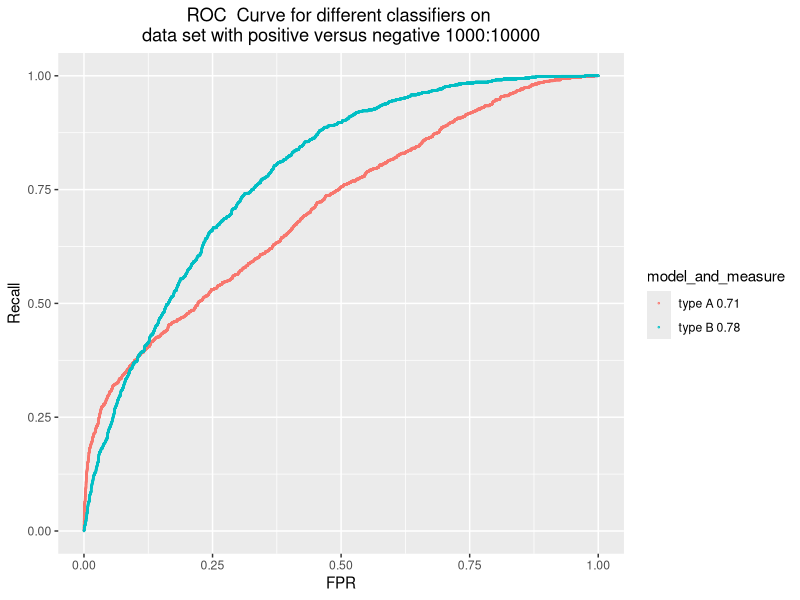
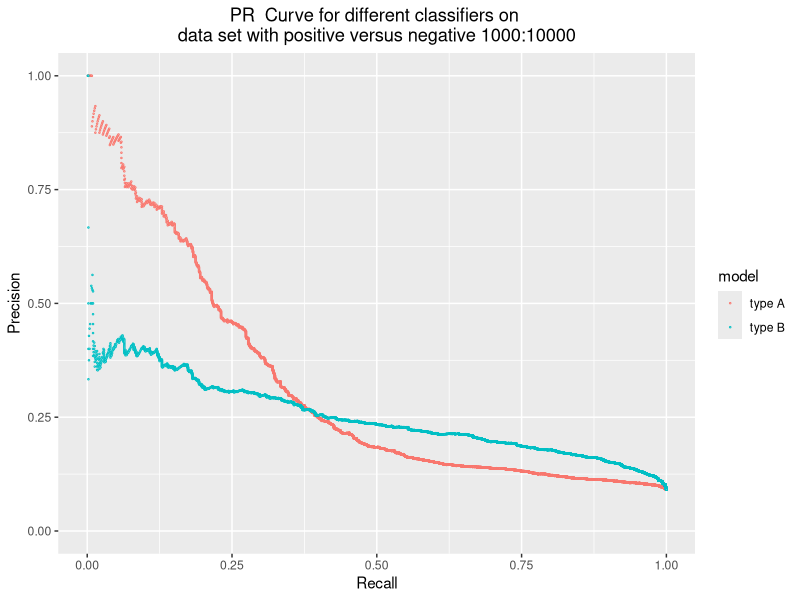
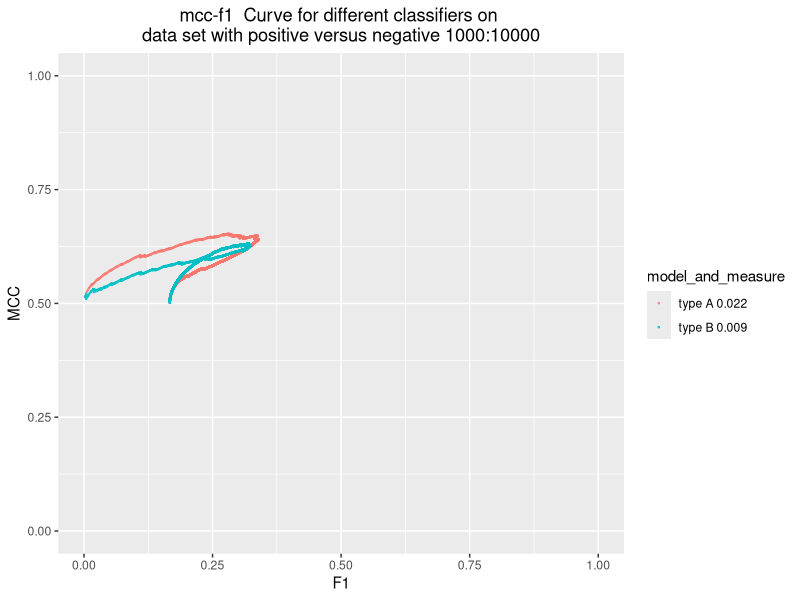
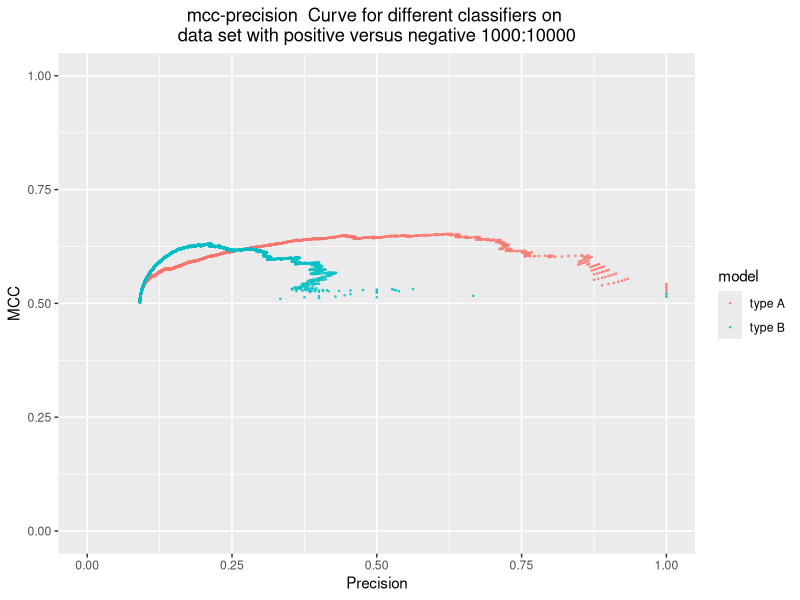
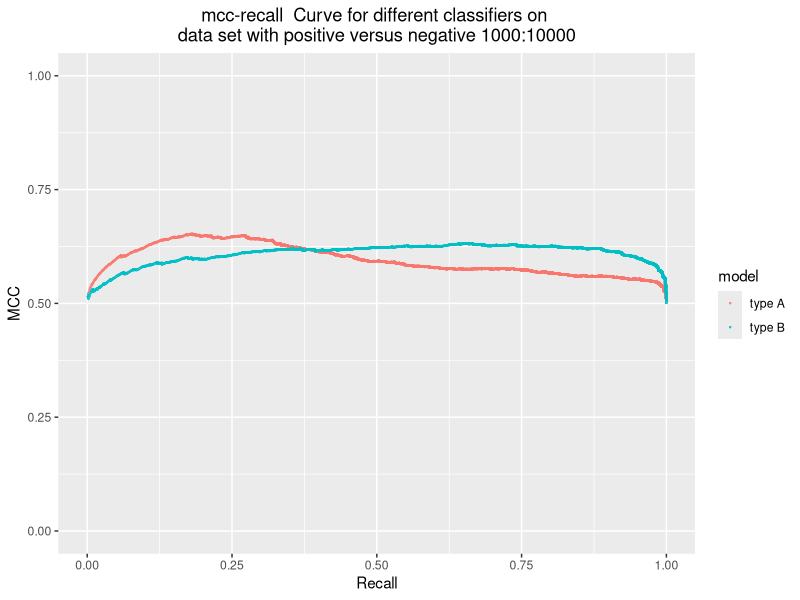
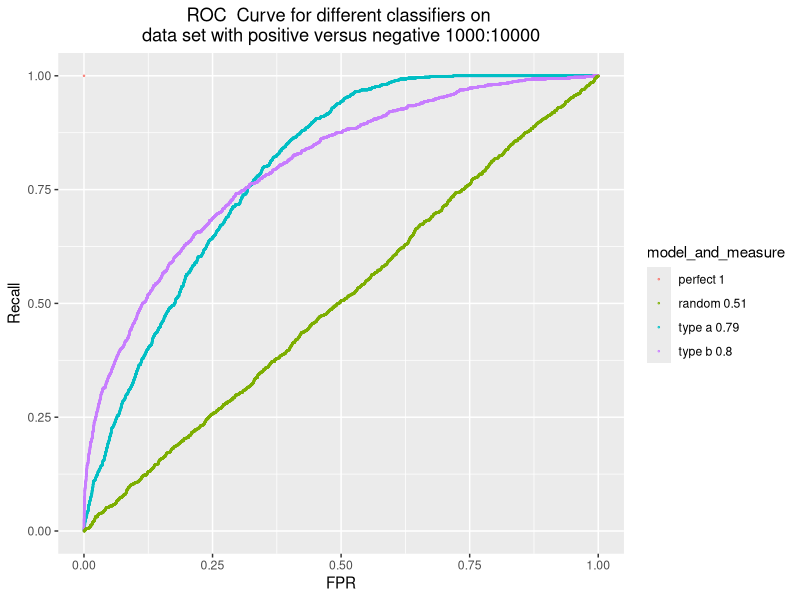
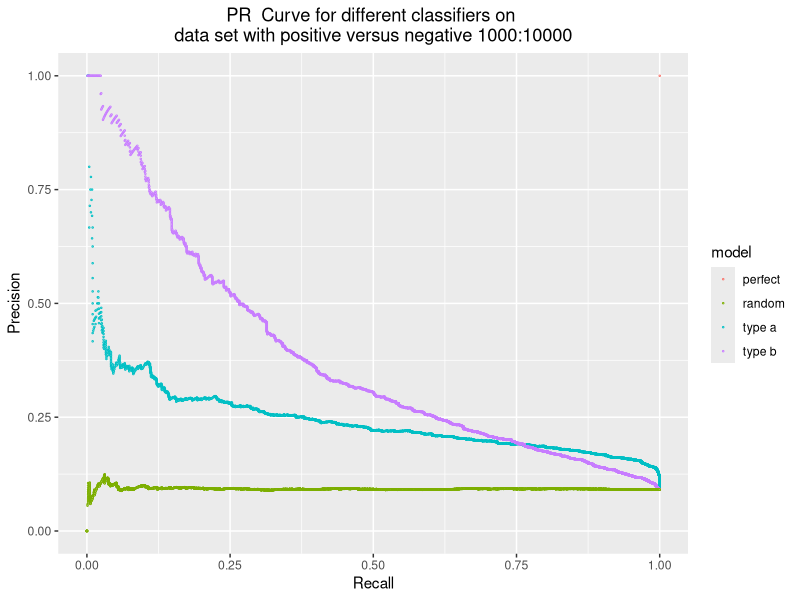
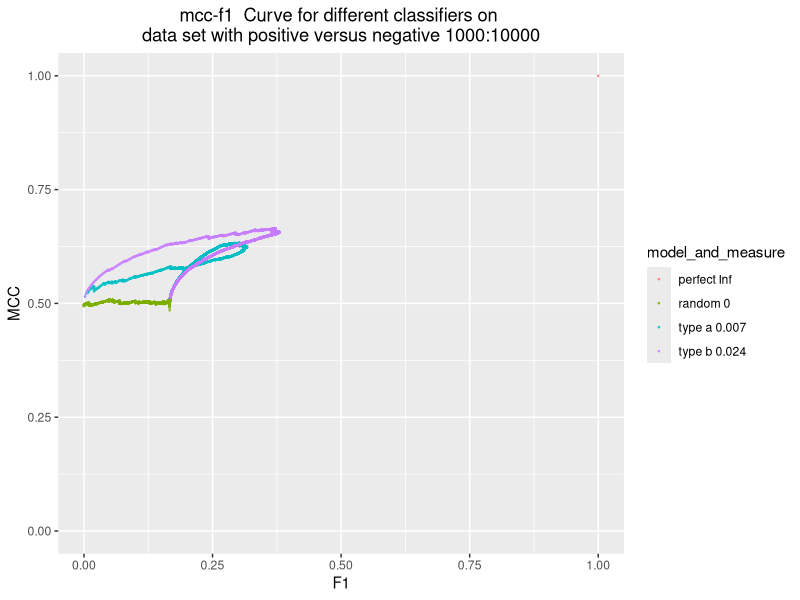

Write R code to recreate these figures, in order.
## ---- chunk 1
# real binary outcomes
real_value = c(rep(1, 1000), rep(0, 10000))
real_value_reversed = c(rep(1, 10000), rep(0, 1000))
# A and B have different distributions for real positives
# classifier A: good early retrieval performance
predicted_value_A = c(rbeta(300, 12, 2), rbeta(700, 3, 3.5),rbeta(10000, 2, 3))
# classifier B:
predicted_value_B = c(rbeta(600, 5, 3), rbeta(400, 4, 3), rbeta(10000, 2, 3))
# classifier comparison:
predicted_value_comparison = c(rbeta(1000, 4, 3), rbeta(10000, 2, 4))
# perfect classifier
predicted_value_perfect = c(rep(1, 1000), rep(0, 10000))
# random classifier
predicted_value_random = c(runif(11000, 0, 1))
# C and D have different distribution for real negative case
predicted_value_a = c(rbeta(1000, 4, 3), rbeta(5000, 1, 7), rbeta(5000, 4, 4))
predicted_value_b = c(rbeta(1000, 4, 3), rbeta(5000, 3, 6), rbeta(5000, 3.5, 5))
predicted_value_C = c(rbeta(3000, 9, 2), rbeta(7000, 2, 4), rbeta(1000, 2, 4))
predicted_value_D = c(rbeta(6000, 4, 3), rbeta(4000, 3, 4), rbeta(1000, 2, 4))

df <- cbind.data.frame(real_value, predicted_value_A, predicted_value_B)
## ---- chunk 2
library(ROCR)
library(ggplot2)
# library(PRROC)

classification_result <- function (real, prediction){
  
pred <- prediction(prediction, real)
perf <- performance(pred, measure = "tpr", x.measure = "fpr")

# FPR
fpr <- attr(perf, "x.values")[[1]]
# threshold
threshold <- attr(perf, "alpha.values")[[1]]
# accumulated auc
# accumulated_auc <- c()
# loop_index = 1
# for (f in fpr){
#   accumulated_auc[loop_index] <- attr(performance(pred, measure = "auc", fpr.stop = f), "y.values")[[1]]
#   loop_index = loop_index + 1
# }

# PR curve
perf <- performance(pred, measure = "prec", x.measure = "rec")
# precision
precision <- attr(perf, "y.values")[[1]]
# recall
recall <- attr(perf, "x.values")[[1]]
# mcc-f1
perf <- performance(pred, measure = "mat", x.measure = "f")
# mcc
mcc <- attr(perf, "y.values")[[1]]
# normalised mcc: [-1, 1] to [0, 1]
mcc.nor <- (mcc + 1)/2
# f score
f <- attr(perf, "x.values")[[1]]   
# auc
auc <- attr(performance(pred, "auc"), "y.values")[[1]]
auc <- round(auc, 2)
# f_2 score, which emphasize on recall
f_2 <- (1+2^2)*precision*recall/((4*precision)+recall)
# f_0.5 score, which emphasize on precision
f_0.5 <- (1+0.5^2)*precision*recall/((0.25*precision)+recall)
# measure(metric) of mcc-f1: auc*(1-d)

# get the last f score
f.cp = 2/(2+(length(real[real==0])/length(real[real==1])))
f.cp <- max(f[f < f.cp], na.rm = T)
# get the largest f score
f.max = max(f, na.rm = T)

x_lower <- sort(f[c(1: (match(f.max, f)-1))], decreasing = F, na.last = F)
x_lower[1] <- 0
x_higher <- sort(f[c(1: match(f.max, f))], decreasing = F)

# find corresponding mcc.nor
y_higher.index <- match(x_higher, f)
y_higher <- mcc.nor[y_higher.index]
y_lower <- c(0.5,y_higher)
y_lower <- y_lower[-length(y_lower)]

# auc1
auc1 <- sum(0.5*(x_higher - x_lower) *(y_lower + y_higher), na.rm = T)

x1 <- sort(f[c(match(f.max, f):length(f))], decreasing = F)
x1_lower <- x1[c(1: length(x1)-1)]
x1_higher <- x1[c(2: length(x1))]
y1_higher.index <- match(f.max, f) -1 + match(x1_higher, f[c(match(f.max, f):length(f))])

y1_higher <- mcc.nor[y1_higher.index]
# auc2
auc2 <- sum((x1_higher-x1_lower)*y1_higher)

# auc of mcc-f1
mcc_auc <- auc1 - f.cp*0.5 -auc2
# smallest distance to (1, 1)
distance <- sqrt(((1-mcc.nor)^2+(1-f)^2))
min_distance <- min(distance, na.rm = T)
# mcc-f1 measure
mcc_measure <- sqrt(2)*mcc_auc*(sqrt(2)-min_distance)
# round the number to three decimal place
mcc_measure <- round(mcc_measure, 3)

output <-cbind.data.frame(fpr, precision, recall, mcc.nor, f, auc, mcc_measure, f_2, f_0.5) # accumulated_auc)
  return(output)
}


fpr_index = 1
precision_index = 2
recall_index = 3
mcc.nor_index = 4
f_score_index = 5
auc_index = 6
mcc_measure_index = 7
f_2_index = 8
f_0.5_index = 9
# accumulated_auc_index = 10

## ---- chunk 3

# real is the real value(vector); 
# prediction is the predictions of classifiers(dataset with multiple columns and each column stands for the prediction under a classifier)
# metric_index is a two-element vector. the first element is the index of the metric that should be x axis, and the second element is the index of the metric that should be on y axis
# model_name is a vector of the name of of the models
# type_of_curve is a string. e.g "ROC"
# x_axis is a string that is the label for x axis
# y_axis is a string that is the label for y axis
# positive_vs_negative is the proportion of positive cases versus negative cases
classification_plot <- function(real, prediction, metric_index, model_name, type_of_curve, x_axis, y_axis, positive_vs_negative){
  num_of_classifiers = ncol(prediction)
  list_of_metrics = list()
  num = 1
  while (num <= num_of_classifiers){
    metrics <- classification_result(real, prediction[, num])
    list_of_metrics[[length(list_of_metrics) + 1]] <- metrics
    num = num + 1
  }
  
  
  
  # we don't have auc metric
  if (length(metric_index) == 2){
  x_value <- c()
  y_value <- c()
  length_of_metrics <- c()
  num = 1
  while (num <= num_of_classifiers){
    x_value <- c(x_value, list_of_metrics[[num]][, metric_index[1]])
    y_value <- c(y_value, list_of_metrics[[num]][, metric_index[2]])
    length_of_metrics <- c(length_of_metrics, length(list_of_metrics[[num]][, metric_index[1]]))
    num = num + 1

  }
  df <- data.frame(X = x_value, Y= y_value, model = rep(model_name, times = length_of_metrics))


  ggplot(df, aes(x=X, y=Y, group = model, color = model, ymin=0, ymax=1, xmin=0, xmax=1 )) + geom_point(size = 0.2, shape = 21, fill="white")+
  ggtitle(paste(type_of_curve, " Curve for different classifiers on \ndata set with positive versus negative" , positive_vs_negative)) +
  theme(plot.title=element_text(hjust=0.5))+ labs(x=x_axis, y=y_axis)
    

}


  # we have auc metric
 else if (length(metric_index) == 3){
  x_value <- c()
  y_value <- c()
  auc_metric <- c()
  length_of_metrics <- c()
  num = 1
  while (num <= num_of_classifiers){
    x_value <- c(x_value, list_of_metrics[[num]][, metric_index[1]])
    y_value <- c(y_value, list_of_metrics[[num]][, metric_index[2]])
    auc_metric <- c(auc_metric, list_of_metrics[[num]][,metric_index[3]])
    length_of_metrics <- c(length_of_metrics, length(list_of_metrics[[num]][, metric_index[1]]))
    num = num + 1

  }
  df <- data.frame(X = x_value, Y= y_value, measure = auc_metric, model = rep(model_name, times = length_of_metrics))
  df$model_and_measure <- paste(df$model, df$measure)

  

  ggplot(df, aes(x=X, y=Y, group = model_and_measure, color = model_and_measure,ymin=0, ymax=1, xmin=0, xmax=1 )) + geom_point(size = 0.2, shape = 21, fill="white")+
  ggtitle(paste(type_of_curve, " Curve for different classifiers on \ndata set with positive versus negative" , positive_vs_negative)) +
  theme(plot.title=element_text(hjust=0.5))+ labs(x=x_axis, y=y_axis)
    
  }
}




## ---- chunk 4
real = real_value

prediction = cbind(predicted_value_A, predicted_value_B)
model_name= c("type A", "type B")

# ROC 
classification_plot(real, prediction, c(fpr_index, recall_index, auc_index), model_name, "ROC", "FPR", "Recall","1000:10000")
# PR
classification_plot(real, prediction, c(recall_index, precision_index), model_name,  "PR", "Recall", "Precision","1000:10000")
# mcc-f1
classification_plot(real, prediction, c(f_score_index, mcc.nor_index, mcc_measure_index), model_name,  "mcc-f1", "F1", "MCC", "1000:10000")
# mcc-precision
classification_plot(real, prediction, c(precision_index, mcc.nor_index), model_name, "mcc-precision", "Precision", "MCC", "1000:10000")
# mcc-recall
classification_plot(real, prediction, c(recall_index, mcc.nor_index), model_name, "mcc-recall", "Recall", "MCC", "1000:10000")
# # accumulated auc-fpr
# classification_plot(real, prediction, c(fpr_index, accumulated_auc_index), model_name, "accumulated_auc-fpr", "FPR", "Accumulated AUC", "1000:10000")
# # f1-fpr
# classification_plot(real, prediction, c(fpr_index, f_score_index), model_name, "f1-fpr", "fpr", "f1", "1000:10000")
# # f2-fpr
# classification_plot(real, prediction, c(fpr_index, f_2_index), model_name, "f2-fpr", "fpr", "f2", "1000:10000")
# # f0.5-fpr
# classification_plot(real, prediction, c(fpr_index, f_0.5_index), model_name, "f0.5-fpr", "fpr", "f0.5", "1000:10000")
# # mcc-f_2
# classification_plot(real, prediction, c(f_2_index, mcc.nor_index), model_name, "mcc-f2", "F2", "MCC", "1000:10000")
# # mcc-f_0.5
# classification_plot(real, prediction, c(f_0.5_index, mcc.nor_index), model_name, "mcc-f0.5", "F0.5", "MCC", "1000:10000")
## ---- chunk 5
real = real_value
prediction = cbind(predicted_value_a, predicted_value_b, predicted_value_perfect, predicted_value_random)
model_name= c("type a", "type b", "perfect", "random")

# ROC 
classification_plot(real, prediction, c(fpr_index, recall_index, auc_index), model_name, "ROC", "FPR", "Recall","1000:10000")
# PR
classification_plot(real, prediction, c(recall_index, precision_index), model_name,  "PR", "Recall", "Precision","1000:10000")
# mcc-f1
classification_plot(real, prediction, c(f_score_index, mcc.nor_index, mcc_measure_index), model_name,  "mcc-f1", "F1", "MCC", "1000:10000")
# mcc-precision
classification_plot(real, prediction, c(precision_index, mcc.nor_index), model_name, "mcc-precision", "Precision", "MCC", "1000:10000")
# mcc-recall
classification_plot(real, prediction, c(recall_index, mcc.nor_index), model_name, "mcc-recall", "Recall", "MCC", "1000:10000")
## ---- chunk 6
real = real_value_reversed
prediction = cbind(predicted_value_C, predicted_value_D)
model_name= c("type C", "type D")

# ROC 
classification_plot(real, prediction, c(fpr_index, recall_index), model_name, "ROC", "FRR", "Recall", "10000:1000")
# PR
classification_plot(real, prediction, c(recall_index, precision_index), model_name, "PR", "Recall", "Precision", "10000:1000" )
# mcc-f1
classification_plot(real, prediction, c(f_score_index, mcc.nor_index, mcc_measure_index), model_name, "mcc-f1", "F1", "MCC",  "10000:1000")
# mcc-precision
classification_plot(real, prediction, c(precision_index, mcc.nor_index), model_name, "mcc-precision","Precision", "MCC", "10000:1000")
# mcc-recall
classification_plot(real, prediction, c(recall_index, mcc.nor_index), model_name, "mcc-recall", "Recall", "MCC", "10000:1000")
## ---- chunk 7
real = real_value
predicted_value_G = c(rbeta(350, 15, 0.5), rbeta(650, 2.25, 4), rbeta(10000, 2, 4))
predicted_value_H = c(rbeta(400, 3.3, 3), rbeta(600, 3, 4), rbeta(10000, 2, 4))
predicted_value_I = c(rbeta(400, 3.3, 3), rbeta(600, 3, 4), rbeta(4550, 1, 10), rbeta(5450, 4, 4.5))
prediction = cbind(predicted_value_G, predicted_value_H, predicted_value_I)
model_name= c("type G", "type H", "type I")

# ROC 
classification_plot(real, prediction, c(fpr_index, recall_index, auc_index), model_name, "ROC", "FRR", "Recall", "1000:10000")
# PR
classification_plot(real, prediction, c(recall_index, precision_index), model_name, "PR", "Recall", "Precision", "1000:10000")
# mcc-f1
classification_plot(real, prediction, c(f_score_index, mcc.nor_index, mcc_measure_index), model_name, "mcc-f1", "F1", "MCC",  "1000:10000")
